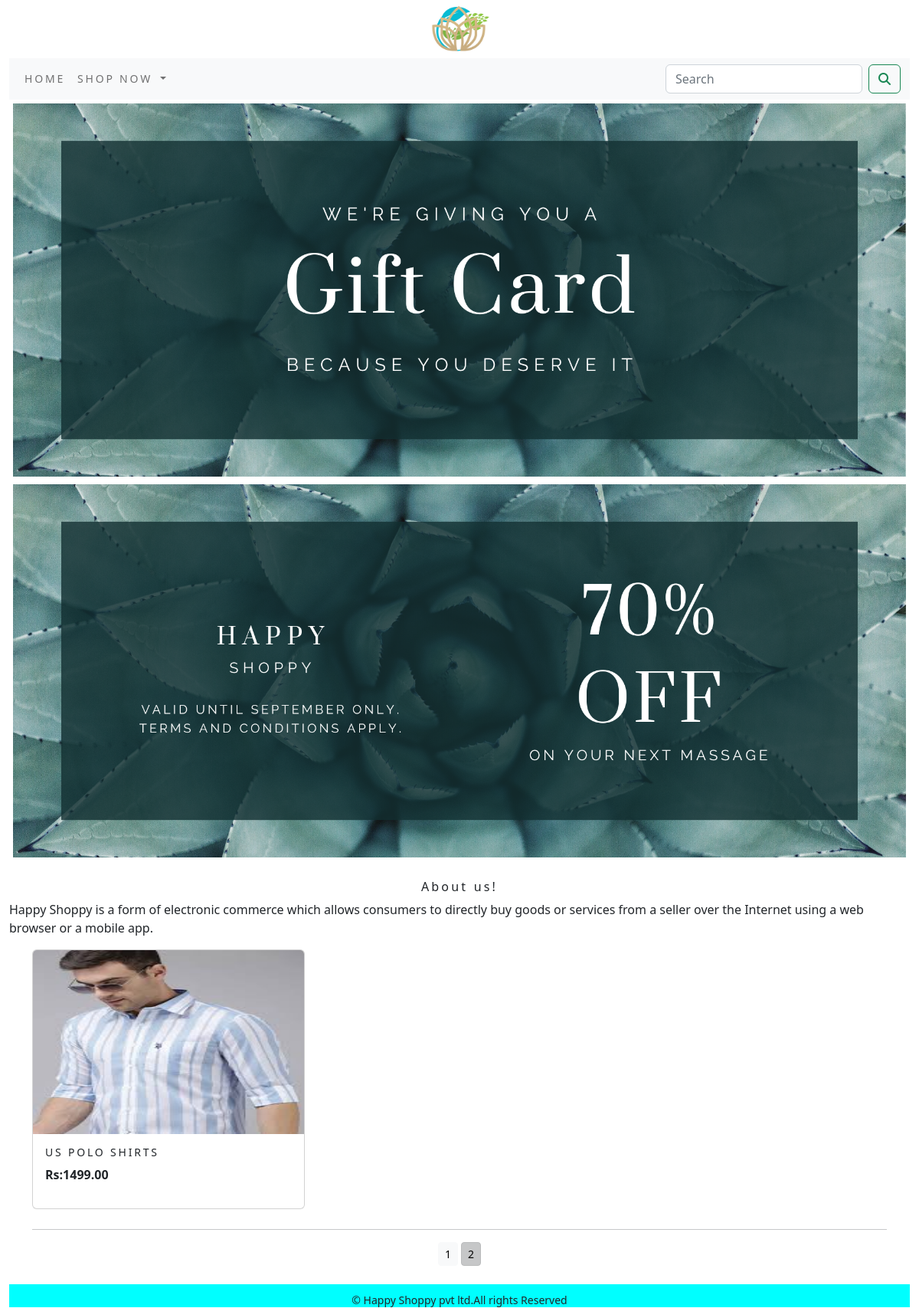
Screenshot of /?page=2 with the database file from the repository.
### shopapp/models.py (models this page shows, shortened)
class product(models.Model):
    name=models.CharField(max_length=250,unique=True)
    slug=models.SlugField(max_length=250,unique=True)
    desc=models.TextField(blank=True)
    price=models.DecimalField(max_digits=10,decimal_places=2)
    category=models.ForeignKey(Category,on_delete=models.CASCADE)
    image=models.ImageField(upload_to='product',blank=True)
    stock=models.IntegerField()
    available=models.BooleanField(default=True)
    created=models.DateTimeField(auto_now_add=True)
    updated=models.DateTimeField(auto_now=True)
    def get_url(self):
        return reverse('shopapp:prodCatdetail',args=[self.category.slug,self.slug])
    class Meta:
        ordering=('name',)
        verbose_name='product'
        verbose_name_plural='products'

### shopapp/views.py (the view)
# urls.py: path('', views.allProdCat,name='allProdCat'),
def allProdCat(request,c_slug=None):
    c_page=None
    products_list=None
    if c_slug!=None:
        c_page=get_object_or_404(Category,slug=c_slug)
        products_list=product.objects.all().filter(category=c_page,available=True)
    else:
        products_list=product.objects.all().filter(available=True)
    paginator=Paginator(products_list,6)
    try:
        page=int(request.GET.get('page','1'))
    except:
        page=1
    try:
        products=paginator.page(page)
    except (EmptyPage,InvalidPage):
        products=paginator.page(paginator.num_pages)
    return render(request,"category.html",{'category':c_page,'products':products})

### cart/context_processors.py (called while the page is built)
def counter(request):
    item_count=0
    if 'admin' in request.path:
        return {}
    else:
        try:
            cart=Cart.objects.filter(cart_id=_cart_id(request))
            cart_items=CartItem.objects.all().filter(cart=cart[:1])
            for cart_item in cart_items:
                item_count += cart_item.quantity
        except Cart.DoesNotExist:
            item_count=0
    return dict(item_count=item_count)

### cart/views.py (called while the page is built)
def _cart_id(request):
    cart=request.session.session_key
    if not cart:
        cart=request.session.create()
    return cart

### shopapp/context_processors.py (called while the page is built)
def menu_link(request):
    links=Category.objects.all()
    return dict(links=links)

### shopapp/models.py (called while the page is built)
    def get_url(self):
        return reverse('shopapp:products_by_category',args=[self.slug])

### template/category.html (shortened to what this page needs)
{% extends 'base.html' %}
{% load static %}
{% block content %}
<div class="mx_auto">
  {% if category %}
    <center>
  <img  src="{{category.image.url}}" alt="{{category.name}}" border="3px" width="150px">
        </center>
</div>
   <br>
<div>
  <h2 class="text-center my_title" >{{category.name}}</h2>
  <p class="text-justify">{{category.desc}}</p>
</div>
{% else %}
<div>
<img class="my_image my_image_padding" src="{% static 'img/4.png' %}" alt="Our products" width="1335px">
  </div>
<div>
<img class="my_image my_image_padding" src="{% static 'img/5.png' %}" alt="" width="1335px">
</div>
<br>
<div>
  <h1 class="text-center my_title">About us!</h1>
  <p class="text-justify">Happy Shoppy is a form of electronic commerce which allows consumers to
      directly buy goods or services from a seller over the Internet using a web browser
      or a mobile app.</p>
</div>
{% endif %}
<div class="container">
  <div class="row mx_auto">
    {% for product in products.object_list %}
    <div class="my_bottom_margin col-9 col-sm-12 col-md-4  col-lg-4">
        <div class="card" style="min-width:15rem;">
      <a href="{{product.get_url}}"><img class="card-img-top" src="{{product.image.url}}" alt="{{product.name}}"></a>
   <div class="card-body">
     <h3>{{product.name}}</h3>
       <p><b>Rs:{{product.price}}</b></p>
   </div>
    </div>
    </div>
    {% endfor %}
  </div>
    <div class="mx_auto">
        {% if products.paginator.num_pages > 1 %}
        <hr>
        <div class="text-center">
            {% for pg in products.paginator.page_range %}
            <a href="?page={{pg}}" class="btn btn-light btn-sm {% if products.number == pg %} active {% endif %}">{{pg}}</a>
            {% endfor %}
        </div>
        {% endif %}
    </div>
    <br>
</div>
{% endblock %}

### static/css/custom.css (style rules this page uses)
body { font-family:'Roboto',sans-serif; }
.my_image { width:100%; height:auto; }
.my_title { font-size:16px; text_transform:uppercase; letter-spacing: .2em; }
.my_image_padding { padding:5px; }
.my_bottom_margin { margin-bottom:10px; }
.card-body h3 { font-size:14px; text-transform:uppercase; letter-spacing: .2em; }
.card-img-top { width: 100%; height: 20vw; }

### rows the page displays
product: image (picture), name "US POLO SHIRTS", price "1499.00"

### other values shown
{{ pg }} "1" "2"
